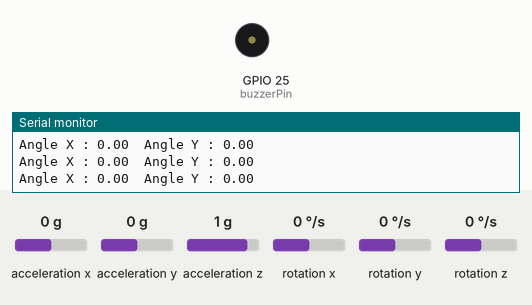
Recording of a sketch running on a simulated ESP32. Parts: buzzer (waves = sounding, pin HIGH), the last lines printed to the serial monitor. The test bench sets the inputs (shaded band); at power-on: acceleration x 0 g, acceleration y 0 g, acceleration z 1 g, rotation x 0 °/s, rotation y 0 °/s, rotation z 0 °/s. WiFi joins after 1.5 s; servers stay silent unless stated.

Above: at 6.2 s.
6.3 s: acceleration x set to -1 g
7.8 s: acceleration x set to -1.3 g
At 9.0 s:
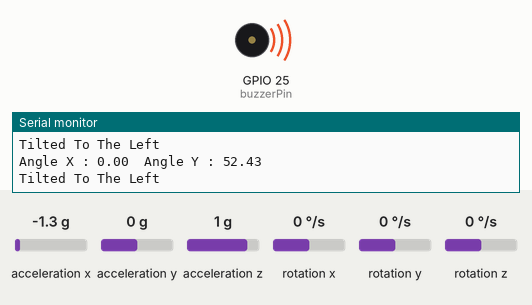
9.5 s: acceleration x set to 1.4 g
At 10.4 s:
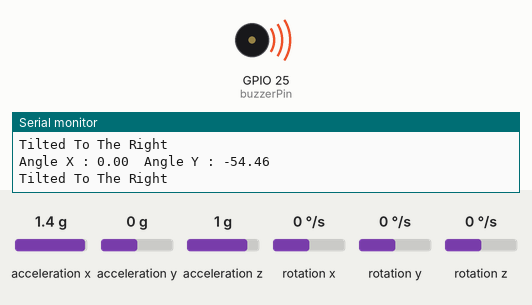
11.0 s: acceleration x set to 1 g
At 11.8 s:
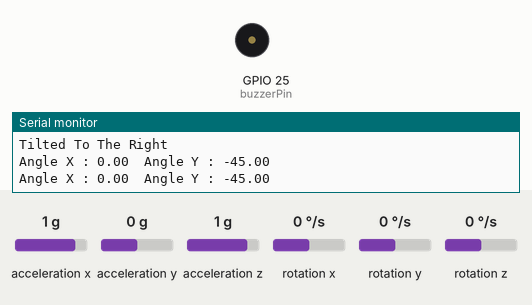
12.5 s: acceleration x set to -1.4 g
At 13.1 s:
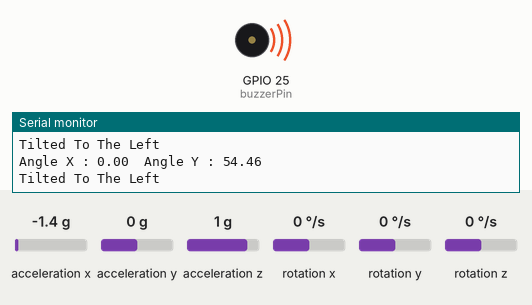
Timing chart, 0 to 15.0 s (numbered marks = the images above; inputs shaded):
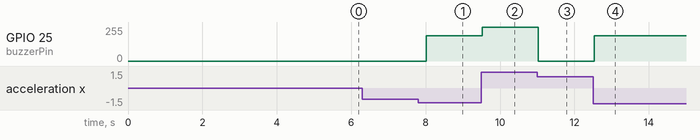

Measured:
- the behaviour switches between -1.1 and -1.2 g on acceleration x (found by bisection; images 0 and 1)
- the behaviour switches between 1.2 and 1.1 g on acceleration x (found by bisection; images 2 and 3)
- after the input at 7.8 s, GPIO 25 (buzzerPin): 0/255 → 189/255 after 0.22 s
- after the input at 9.5 s, GPIO 25 (buzzerPin): 189/255 → 255/255 at once
- after the input at 11.0 s, GPIO 25 (buzzerPin): 255/255 → 0/255 at once
- after the input at 12.5 s, GPIO 25 (buzzerPin): 0/255 → 189/255 at once

The sketch:

buzzer_mpu.ino
```cpp
  #include <MPU6050_tockn.h>
  #include <WiFi.h>
  #include <Wire.h>

  MPU6050 mpu6050(Wire);

  const char* ssid = "KEPO YA";
  const char* password = "87654321";

  const int buzzerPin = 25;

  void setup() {
    Serial.begin(115200);
    pinMode(buzzerPin, OUTPUT);
    WiFi.begin(ssid, password);

    while (WiFi.status() != WL_CONNECTED) {
      delay(1000);
      Serial.println("Connecting to WiFi...");
    }

    Serial.println("Connected to WiFi");
    Wire.begin();
    mpu6050.begin();
    mpu6050.calcGyroOffsets();
  }

  void loop() {
    mpu6050.update();
    Serial.print("Angle X : ");
    Serial.print(mpu6050.getAngleX());
    Serial.print("\tAngle Y : ");
    Serial.println(mpu6050.getAngleY());
    if (mpu6050.getAngleX() > 50) {
      analogWrite(buzzerPin, 63);
      Serial.println("Tilted Forward");
    } else if (mpu6050.getAngleX() < -50) {
      analogWrite(buzzerPin, 126);
      Serial.println("Tilted Back");
    } else if (mpu6050.getAngleY() > 50) {
      analogWrite(buzzerPin, 189);
      Serial.println("Tilted To The Left");
    } else if (mpu6050.getAngleY() < -50) {
      analogWrite(buzzerPin, 255);
      Serial.println("Tilted To The Right");
    } else {
      analogWrite(buzzerPin, 0);
    }
    delay(500);
  }
```
